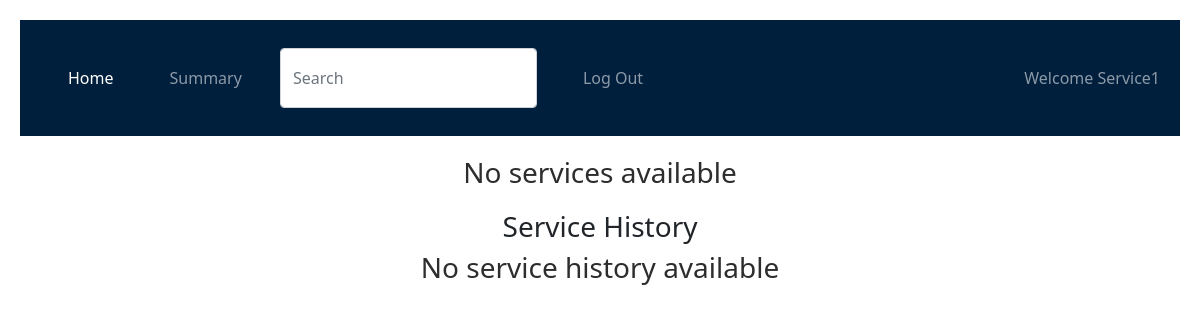
Before: /cust_dashboard/Service1 with the older database file.
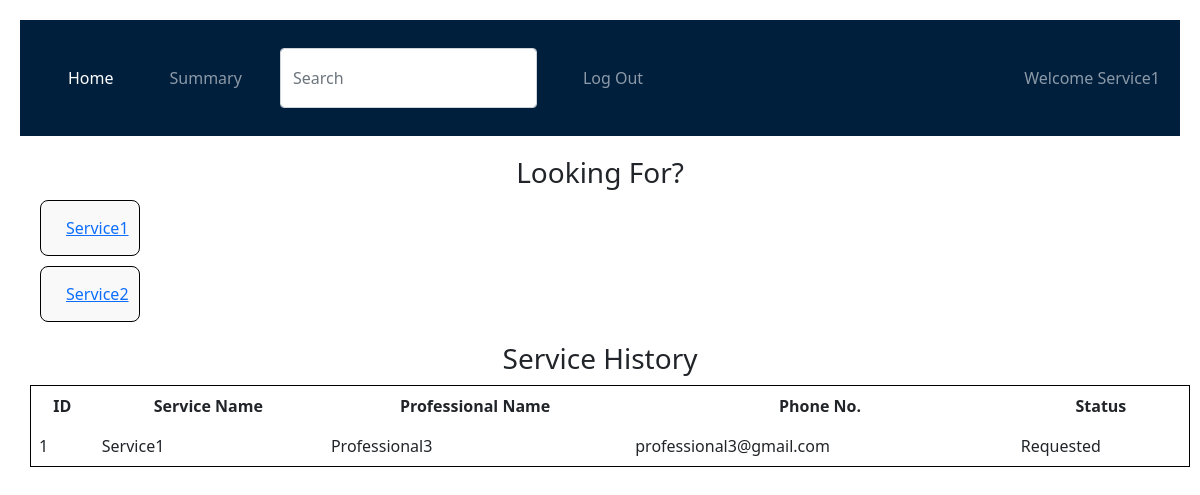
After: the same page with the newer database file.
### backend/models.py (models this page shows)
class Service(db.Model):
	__tablename__="service"
	id=db.Column(db.Integer,primary_key=True)
	name=db.Column(db.String,nullable=False)
	price=db.Column(db.Float,nullable=False,default=0.0)
	time_required=db.Column(db.Integer,default=0)
	description=db.Column(db.String,nullable=False)
	service_req=db.relationship("Service_Request",cascade="all,delete",backref="service",lazy=True)
	service_prof=db.relationship("Professional",cascade="all,delete",backref="services",lazy=True)

class Service_Request(db.Model):
	__tablename__="service_request"
	id=db.Column(db.Integer,primary_key=True)
	service_name=db.Column(db.String,nullable=False)
	service_id=db.Column(db.Integer,db.ForeignKey("service.id"),nullable=False)
	customer_id=db.Column(db.Integer,db.ForeignKey("user.id"),nullable=False)
	professional_id=db.Column(db.Integer,db.ForeignKey("professional.id"),nullable=False)
	dor=db.Column(db.DateTime,nullable=False)
	doc=db.Column(db.DateTime)
	status=db.Column(db.String,default="Requested")
	additional_request=db.Column(db.String)
	feedback=db.Column(db.String)

class Professional(db.Model):
	__tablename__="professional"
	id=db.Column(db.Integer,primary_key=True)
	email=db.Column(db.String,unique=True,nullable=False)
	password=db.Column(db.String,nullable=False)
	role=db.Column(db.Integer,nullable=False, default=2)
	name=db.Column(db.String,nullable=False)
	service=db.Column(db.String,nullable=False)
	service_id=db.Column(db.Integer,db.ForeignKey("service.id"),nullable=False)
	experience=db.Column(db.Integer,nullable=False)
	address=db.Column(db.String,nullable=False)
	pin_code=db.Column(db.Integer,nullable=False)
	rating=db.Column(db.Float,default=0.0)
	resume_url=db.Column(db.String,nullable=False)
	is_approved=db.Column(db.String,default="No")
	service_req=db.relationship("Service_Request",cascade="all,delete",backref="professional",lazy=True)

### backend/controllers.py (the view)
@app.route("/cust_dashboard/<name>")
def cust_dashboard(name):
    services=get_services()
    service_requests=get_requests()
    return render_template("cust_dashboard.html",name=name,services=services,service_requests=service_requests)

### backend/controllers.py (called while the page is built)
def get_services():
    services=Service.query.all()
    return services

def get_requests():
    service_requests=Service_Request.query.all()
    return service_requests

### templates/cust_dashboard.html (shortened to what this page needs)
{% extends "cust_layout.html" %}
{% block content %}
    <div class="section">
        {% if services %}
        <h3>Looking For?</h3>
        <div class="service-options">
            {% for service in services %}
            <div><a href="/request_service/{{service.id}}/{{name}}">{{service.name}}</a></div>
            {% endfor %}
        </div>
        {% else %}
            <h3 class="center">No services available</h3>
        {% endif %}
    </div>
    <div class="section">
        <h3>Service History</h3>
        {% if service_requests %}
        <table>
            <thead>
                <tr>
                    <th>ID</th>
                    <th>Service Name</th>
                    <th>Professional Name</th>
                    <th>Phone No.</th>
                    <th>Status</th>
                </tr>
            </thead>
            <tbody>
                {% for service_request in service_requests %}
                <tr>
                    <td>{{service_request.id}}</td>
                    <td>{{service_request.service_name}}</td>
                    <td>{{service_request.professional.name}}</td>
                    <td>{{service_request.professional.email}}</td>
                    <td>{{service_request.status}}</td>
                </tr>
                {% endfor %}
            </tbody>
        </table>
        {% else %}
            <h3 class="center">No service history available</h3>
        {% endif %}
    </div>
    {% endblock content %}

Changed rows visible on the page:
added Service: name "Service1"
added Service: name "Service2"
added Service_Request: id "1", service_name "Service1", professional.name "Professional3", professional.email "professional3@gmail.com", status "Requested"
Other visible differences:
text no longer shown: "No services available No service history available"
text now shown: "Looking For? ID Service Name Professional Name Phone No. Status"
